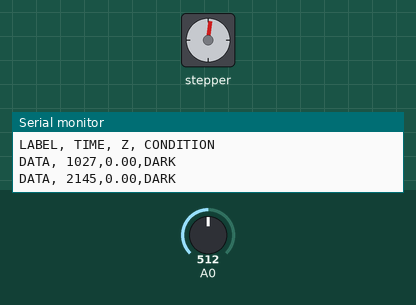
Simulated run of this sketch. Board: Arduino Uno, built with avr-gcc and run on an emulated ATmega328P. On the bench: stepper motor, the last lines printed to the serial monitor. The test bench sets the inputs (shaded band); at power-on: A0 = 512. Stepper angles assume 2048 steps per turn.

Above: at 2.2 s.
2.3 s: A0 set to 490
At 2.81 s:
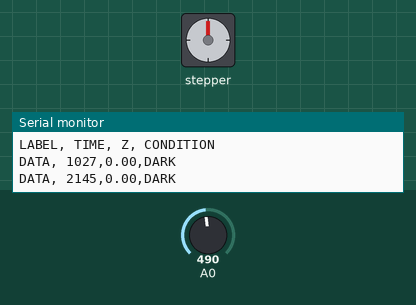
5.8 s: A0 set to 510
At 6.08 s:
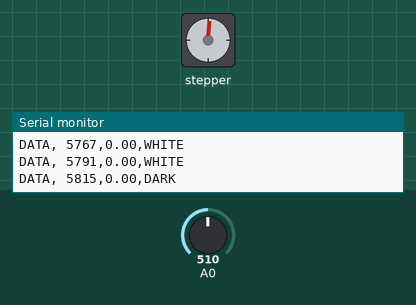
Timing chart, 0 to 15.3 s (numbered marks = the images above; inputs shaded):
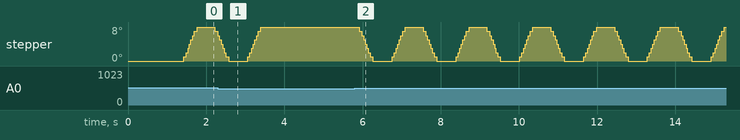

The sketch:

fin_7_line_stepper.ino
```cpp
#include <Servo.h>
#include <Wire.h>
#include <VL53L0X.h>
#include <IRremote.h>
#include <I2Cdev.h>
#include <MPU9250.h>
#include <AccelStepper.h>

int MAXA = 90;        // 원하는 최대 각도

MPU9250 accelgyro;
I2Cdev   I2C_M;
Servo servo;
AccelStepper stepper; // Defaults to AccelStepper::FULL4WIRE (4 pins) on 2, 3, 4, 5

  // -------------------- 변수 ----------------------------------

int angle = 0;      // angle은 모터 각도, al은 average length, T는 주기
int k = 0, i= 1, j = 2;    // l, i, j, t는 숫자 카운팅 변수
float summm = 0;              // summ은 지금의 높이의 합, aver는 지금의 3개의 값의 평균
float average[1000];        // 평균값 집합 ( 1000 -> 500 )

unsigned long timer = 0;      // timer, 편의성을 위해 설정

int16_t ax, ay, az;         //함수의 이용을 위해 변수 설정
int16_t gx, gy, gz;
int16_t   mx, my, mz;

float Axyz[3];          // z축 인식 변수
  // ------------------------------------------------------------

void setup()
{
  // -----------setting------------
  Serial.begin(9600);
  Wire.begin();
  // ------------------------------

  // ------------stepper-------------
  stepper.setMaxSpeed(1000);
  stepper.setAcceleration(500);
  // ------------------------------

  // ------------sensor------------
  pinMode(A0, INPUT);
  // ------------------------------

  // ------------accel-------------
  Serial.println("Initializing I2C devices...");
  accelgyro.initialize();
  Serial.println("Testing device connections...");
  Serial.println(accelgyro.testConnection() ? "MPU9250 connection successful" : "MPU9250 connection failed");

  delay(1000);
  Serial.println("     ");

  Serial.println("CLEARDATA");
  Serial.println("LABEL, TIME, Z, CONDITION");
  // ------------------------------
}

void loop()
{
  int SENSOR = analogRead(A0);

  servo.write(0);

  getAccel_Data();

  timer = millis();

  Serial.print("DATA, ");
  Serial.print(timer);
  Serial.print(",");
  Serial.print(Axyz[2]);
  Serial.print(",");
  if(SENSOR < 500)
  {
    Serial.println("WHITE");
  }
  else if(SENSOR > 500)
  {
    Serial.println("DARK");
  }


  // -------------------------moter---------------------------
  if(SENSOR > 500)
  {
    stepper.runToNewPosition(0);
    //stepper.runToNewPosition(500);
    delay(300);
    stepper.runToNewPosition(50);
    delay(300);
  }
  // -----------------------------------------------------------
}

void getAccel_Data(void)
{
    accelgyro.getMotion9(&ax, &ay, &az, &gx, &gy, &gz, &mx, &my, &mz);
    Axyz[2] = (double) az / 16384;
}
```

Measured:
- after the input at 2.3 s, stepper: goes on until 3.4 s, then stays 8°
- after the input at 5.8 s, stepper: 8° → 7° after 0.12 s, then repeats every 1.6 s: 6° 0.04 s, 5° 0.04 s, 4° 0.04 s, 3° 0.04 s, 2° 0.05 s, 1° 0.06 s, 0° 0.50 s, 1° 0.05 s, 2° 0.05 s, 3° 0.04 s, 4° 0.04 s, 5° 0.04 s, 6° 0.04 s, 7° 0.07 s, 8° 0.46 s, 7° 0.07 s
